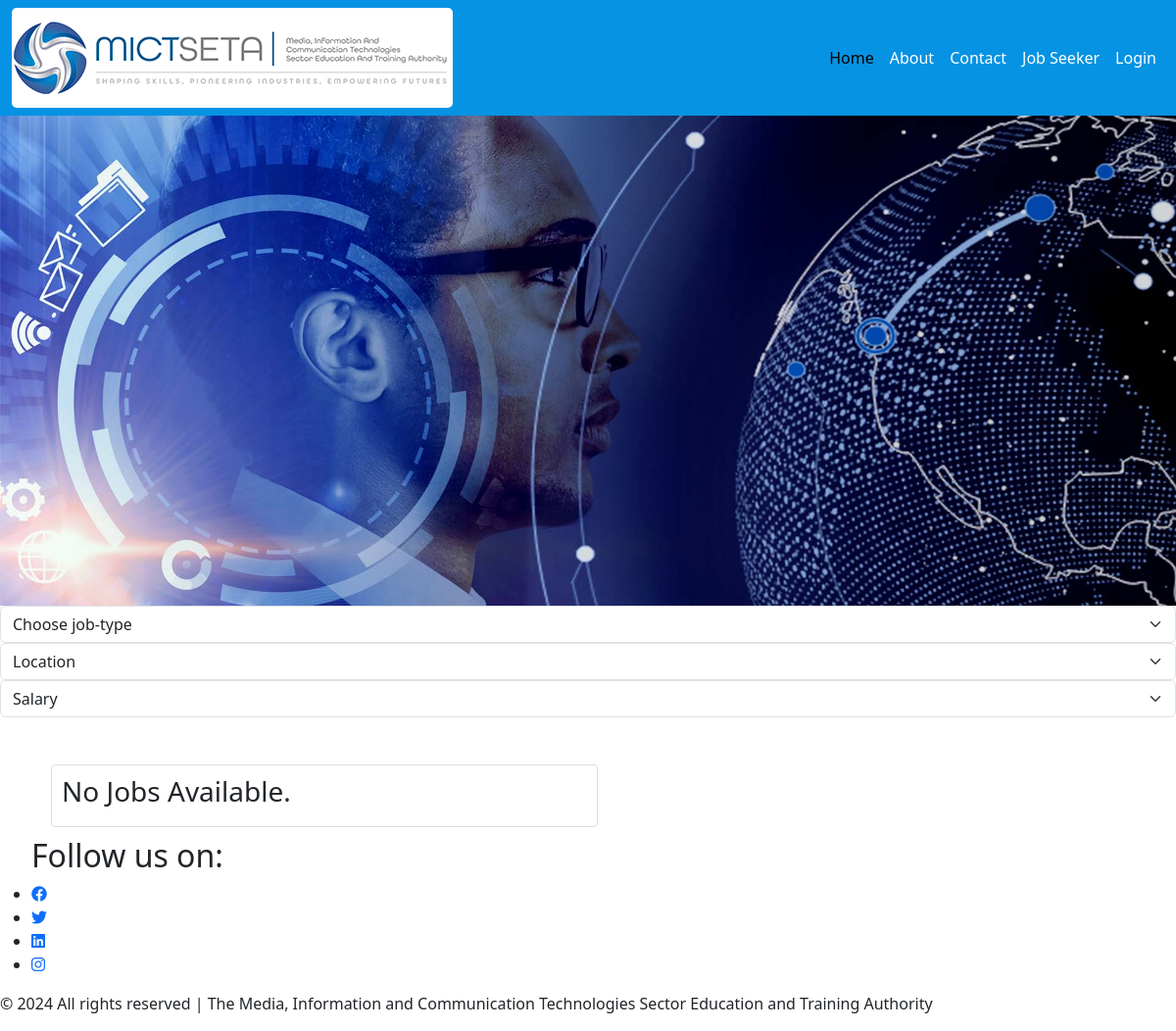
Before: / with the older database file.
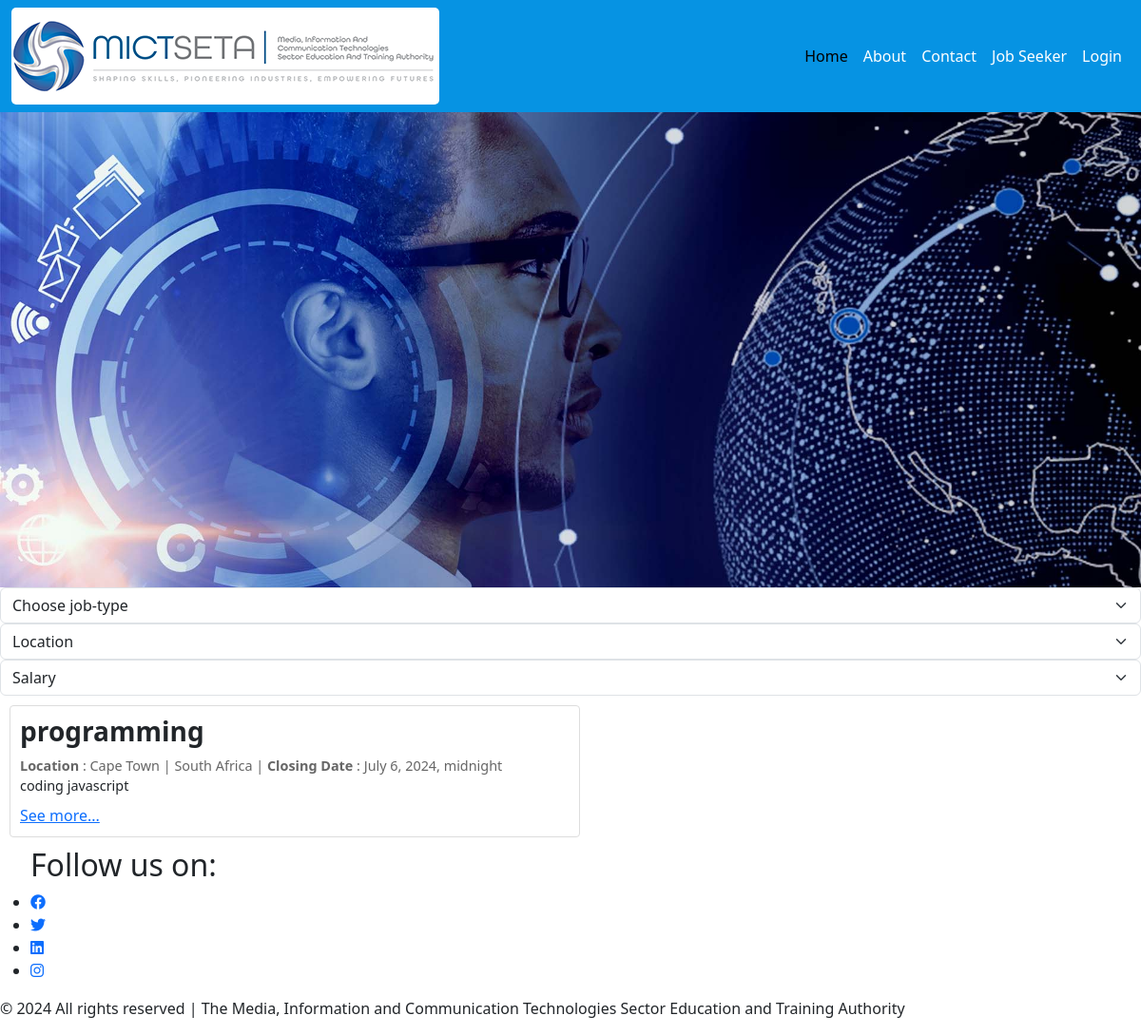
After: the same page with the newer database file.
### jobs/models.py (models this page shows, shortened)
class JobPost(models.Model):
    user = models.ForeignKey(User, on_delete=models.CASCADE, related_name='jobs')
    title = models.CharField(max_length=225, unique=False, null=False)
    description = models.TextField(null=False)
    start_date = models.DateTimeField(auto_now_add=True)
    end_date = models.DateTimeField(null=False)
    location = models.CharField(max_length=225, unique=False, null=False)
    salary_range = models.CharField(max_length=100, null=True)  # Added field for salary range
    job_type = models.CharField(max_length=50, null=False, default='Full-time')  # Added field for job type
    industry = models.CharField(max_length=100, null=True)  # Added field for industry
    company_name = models.CharField(max_length=225, null=True)  # Added field for company name
    status = models.CharField(max_length=20, null=False, default="waiting")
    is_complete = models.BooleanField(null=False, default=False)
    is_approved = models.BooleanField(null=False, default=False)

### home/views.py (the view)
# urls.py: path('', views.home, name='home')
def home(request):
    current_time = now()
    jobs = JobPost.objects.filter(is_approved=True)
    for job in jobs:
        if current_time > job.end_date :
            job.status = "closed"
            job.save()
    jobs = JobPost.objects.filter(status="open")
    return render(request,'index.html', {'jobs':jobs})

### authenticate/templates/index.html (shortened to what the changed rows need)
<!DOCTYPE html>
<html>
<head>
	{% load static %}
<link rel="stylesheet" href="{% static 'authenticate/css/style.css' %}">
<link href="https://cdn.jsdelivr.net/npm/bootstrap@5.3.3/dist/css/bootstrap.min.css" rel="stylesheet"
integrity="sha384-QWTKZyjpPEjISv5WaRU9OFeRpok6YctnYmDr5pNlyT2bRjXh0JMhjY6hW+ALEwIH">
<link rel="stylesheet" href="https://cdnjs.cloudflare.com/ajax/libs/font-awesome/6.0.0-beta3/css/all.min.css">
</head>
<body>
 {% if jobs %}
        {% for job in jobs %}
        <div class="job-card">
            <h3><strong>{{job.title}}</strong></h3>
            <div class="details">
                <span><strong>Location</strong> : {{job.location}}</span> |
                <span>South Africa</span> |
                <span><strong>Closing Date</strong> : {{ job.end_date}}</span>
            </div>
            <p>{{job.description}}</p>
            <a href="">See more...</a>
        </div>
        {% endfor %}
{% else %}
  <div class="container mt-5">
        <div class="job-card">
            <h3>No Jobs Available.</h3>
        </div></div>
{% endif %}
       <div class="social-media-icons">
        <ul>
               <h2>Follow us on:</h2>
        </ul>
    </div>
</body>
</html>

Changed rows visible on the page:
now on this page (row edited): JobPost: title "programming", location "Cape Town", end_date "July 6, 2024, midnight", description "coding javascript"
Other visible differences:
text no longer shown: "No Jobs Available."
